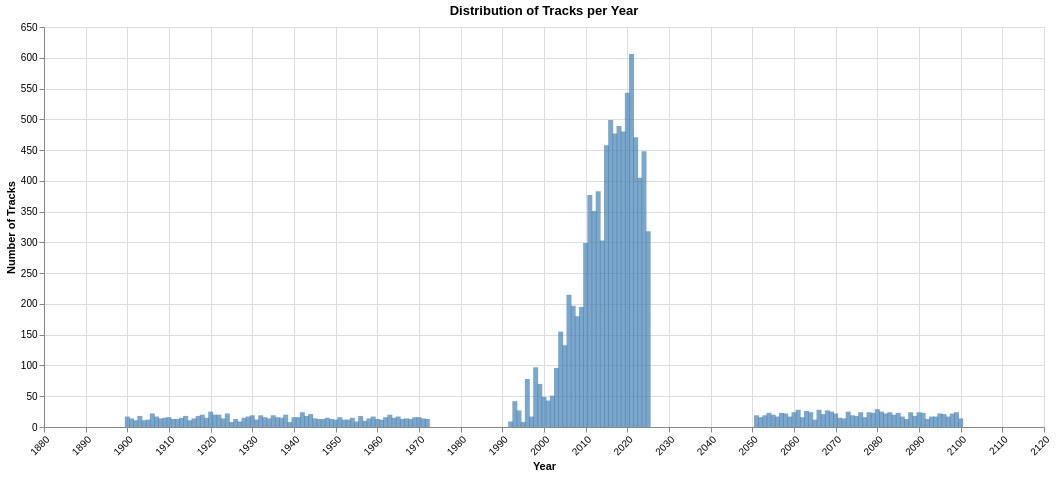

Here is the notebook cell this chart was saved with:
### Code cell
invalid_years = df[(df['year'] < 1973) | (df['year'] > 2025)]

if len(invalid_years) > 0:
    print(f"found {len(invalid_years)} rows with invalid years (< 1973 or > 2025):")
    display(invalid_years[['id', 'title', 'name_artist', 'year']].head(10))
    
year_counts = df['year'].value_counts().sort_index()

year_counts_df = year_counts.reset_index()
year_counts_df.columns = ['Year', 'Number of Tracks']

chart = alt.Chart(year_counts_df).mark_bar(
    color='steelblue',
    opacity=0.7
).encode(
    x=alt.X('Year:Q', 
            axis=alt.Axis(format='d', labelAngle=-45), 
            title='Year'),
    y=alt.Y('Number of Tracks', title='Number of Tracks')
).properties(
    title='Distribution of Tracks per Year',
    width=1000,
    height=400
).interactive()

display(chart)

### Figure 1 — Vega specification as saved in the notebook (floating-point values rounded to 4 significant figures; data arrays with more than 128 entries replaced by an {"elided": "..."} marker saying what was removed)
{"$schema": "https://vega.github.io/schema/vega/v5.json", "data": [{"name": "param_2_store"}, {"name": "source_0", "values": {"elided": "157 records"}}, {"name": "source_0_x_domain_Year", "values": [{"min": 1900, "max": 2100}]}], "signals": [{"name": "unit", "value": {}, "on": [{"events": "pointermove", "update": "isTuple(group()) ? group() : unit"}]}, {"name": "param_2", "update": "vlSelectionResolve(\"param_2_store\", \"union\")"}, {"name": "param_2_Year", "on": [{"events": [{"source": "view", "type": "dblclick"}], "update": "null"}, {"events": {"signal": "param_2_translate_delta"}, "update": "panLinear(param_2_translate_anchor.extent_x, -param_2_translate_delta.x / width)"}, {"events": {"signal": "param_2_zoom_delta"}, "update": "zoomLinear(domain(\"x\"), param_2_zoom_anchor.x, param_2_zoom_delta)"}]}, {"name": "param_2_Number_of_Tracks", "on": [{"events": [{"source": "view", "type": "dblclick"}], "update": "null"}, {"events": {"signal": "param_2_translate_delta"}, "update": "panLinear(param_2_translate_anchor.extent_y, param_2_translate_delta.y / height)"}, {"events": {"signal": "param_2_zoom_delta"}, "update": "zoomLinear(domain(\"y\"), param_2_zoom_anchor.y, param_2_zoom_delta)"}]}, {"name": "param_2_tuple", "on": [{"events": [{"signal": "param_2_Year || param_2_Number_of_Tracks"}], "update": "param_2_Year && param_2_Number_of_Tracks ? {unit: \"\", fields: param_2_tuple_fields, values: [param_2_Year,param_2_Number_of_Tracks]} : null"}]}, {"name": "param_2_tuple_fields", "value": [{"field": "Year", "channel": "x", "type": "R"}, {"field": "Number of Tracks", "channel": "y", "type": "R"}]}, {"name": "param_2_translate_anchor", "value": {}, "on": [{"events": [{"source": "scope", "type": "pointerdown"}], "update": "{x: x(unit), y: y(unit), extent_x: domain(\"x\"), extent_y: domain(\"y\")}"}]}, {"name": "param_2_translate_delta", "value": {}, "on": [{"events": [{"source": "window", "between": [{"source": "scope", "type": "pointerdown"}, {"source": "window", "type": "pointerup"}], "consume": true, "type": "pointermove"}], "update": "{x: param_2_translate_anchor.x - x(unit), y: param_2_translate_anchor.y - y(unit)}"}]}, {"name": "param_2_zoom_anchor", "on": [{"events": [{"source": "scope", "type": "wheel", "consume": true}], "update": "{x: invert(\"x\", x(unit)), y: invert(\"y\", y(unit))}"}]}, {"name": "param_2_zoom_delta", "on": [{"events": [{"source": "scope", "type": "wheel", "consume": true}], "update": "pow(1.001, event.deltaY * pow(16, event.deltaMode))", "force": true}]}, {"name": "param_2_modify", "on": [{"events": {"signal": "param_2_tuple"}, "update": "modify(\"param_2_store\", param_2_tuple, true)"}]}], "marks": [{"type": "rect", "name": "marks", "from": {"data": "source_0"}, "encode": {"update": {"opacity": {"value": 0.7}, "xc": {"field": "Year", "scale": "x"}, "y": {"field": "Number of Tracks_end", "scale": "y"}, "width": {"value": 5}, "fill": {"value": "steelblue"}, "y2": {"field": "Number of Tracks_start", "scale": "y"}}}, "interactive": true, "clip": true, "style": ["bar"]}], "scales": [{"name": "x", "type": "linear", "domain": [{"signal": "(data(\"source_0_x_domain_Year\")[0] || {}).min"}, {"signal": "(data(\"source_0_x_domain_Year\")[0] || {}).max"}], "range": [0, {"signal": "width"}], "zero": false, "padding": 5, "domainRaw": {"signal": "param_2[\"Year\"]"}, "nice": true}, {"name": "y", "type": "linear", "domain": {"data": "source_0", "fields": ["Number of Tracks_start", "Number of Tracks_end"]}, "range": [{"signal": "height"}, 0], "domainRaw": {"signal": "param_2[\"Number of Tracks\"]"}, "zero": true, "nice": true}], "axes": [{"scale": "x", "minExtent": 0, "gridScale": "y", "tickMinStep": 1, "labels": false, "grid": true, "maxExtent": 0, "tickCount": {"signal": "ceil(width/40)"}, "ticks": false, "orient": "bottom", "aria": false, "zindex": 0, "domain": false}, {"scale": "y", "tickCount": {"signal": "ceil(height/40)"}, "labels": false, "minExtent": 0, "ticks": false, "orient": "left", "maxExtent": 0, "domain": false, "zindex": 0, "gridScale": "x", "grid": true, "aria": false}, {"scale": "x", "labelOverlap": true, "zindex": 0, "orient": "bottom", "format": "d", "tickMinStep": 1, "labelAngle": 315, "grid": false, "title": "Year", "labelAlign": "right", "labelFlush": true, "labelBaseline": "top", "tickCount": {"signal": "ceil(width/40)"}}, {"scale": "y", "orient": "left", "tickCount": {"signal": "ceil(height/40)"}, "grid": false, "zindex": 0, "title": "Number of Tracks", "labelOverlap": true}], "title": {"text": "Distribution of Tracks per Year", "frame": "group"}, "background": "white", "width": 1000, "height": 400, "style": "cell", "padding": 5}
